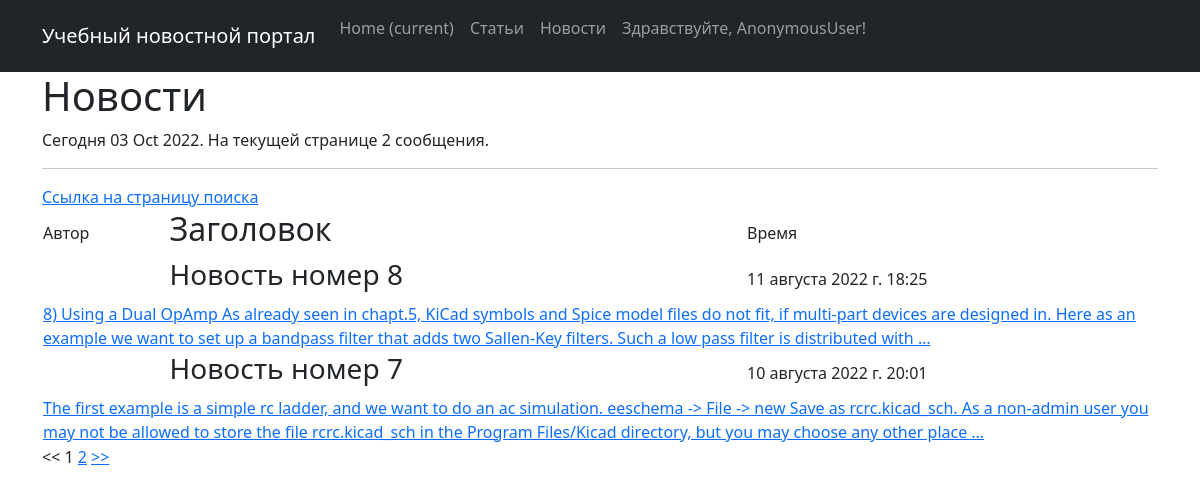
The page /news/ on the database as committed earlier.
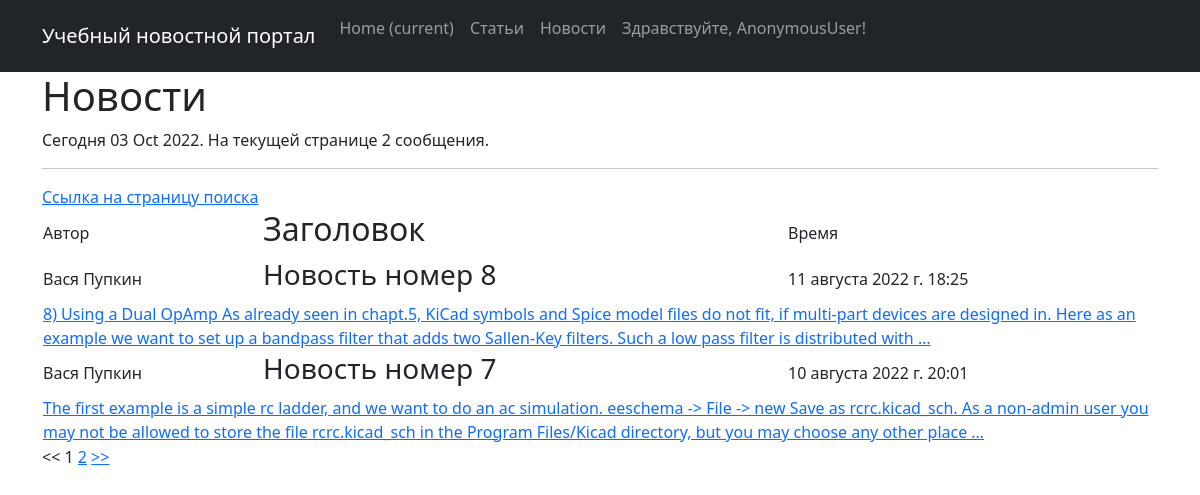
The same page on the database as committed later.
### NewsPortal/models.py (models this page shows, shortened)
class Post(models.Model):
    article = "AR"
    news = "NS"
    POST_TYPE = [(article, 'Статья'), (news, 'Новость')]
    post_author = models.ForeignKey(Author, on_delete=models.PROTECT, verbose_name="Автор")
    type = models.CharField(max_length=2, choices=POST_TYPE, blank=False)#, default=article
    time_of_creation = models.DateTimeField(auto_now_add=True, verbose_name="Время создания")
    category = models.ManyToManyField(Category, through="PostCategory", verbose_name="Категория")
    header = models.CharField(max_length=255, verbose_name="Название")  # TODO,
    text = models.TextField(verbose_name="Текст")  # TODO
    rating = models.IntegerField(default=0, verbose_name="Рейтинг")

class Author(models.Model):
    author_user = models.OneToOneField(User, on_delete=models.CASCADE, primary_key=True)# verbose_name="Автор"
    rating = models.IntegerField(default=0)
    def __str__(self):      # Не забываем добавлять,
        fullname = str(self.author_user.first_name) + ' ' + str(self.author_user.last_name)
        return fullname

### NewsPortal/views.py (the view)
# urls.py: path('', PostList.as_view()),
class PostList(ListView):
    model = Post
    ordering = '-time_of_creation'  # Поле для сортировки объектов, "-blabla" - обратный отсчёт
    template_name = 'posts.html'
    context_object_name = 'posts'  # Имя списка, через который обращаются ко всем объектам в html-шаблоне.
    paginate_by = 2
    def get_queryset(self):
        posttype = self.kwargs['posttype']
        queryset = super().get_queryset().filter(type=posttype)
        self.filterset = NewsFilter(self.request.GET, queryset)
        return self.filterset.qs
    def get_context_data(self, **kwargs):
        context = super().get_context_data(**kwargs)
        context['time_now'] = datetime.utcnow()
        context['path'] = self.request.path
        context['header'] = self.kwargs['header']  # .items()# .values() #
        context['filterset'] = self.filterset
        return context

### NewsPortal/templatetags/custom_filters.py (called while the page is built)
@register.filter()
def censor(value):
   ToBeCensored=('да', 'нет')
   for pattern in ToBeCensored:
      value = re.sub(pattern, '***', value)
   return value

### NewsPortal/templatetags/custom_tags.py (called while the page is built)
@register.simple_tag()
def current_time(format_string='%d %b %Y'):
   return datetime.utcnow().strftime(format_string)

@register.simple_tag(takes_context=True)
def url_replace(context, **kwargs):
   d = context['request'].GET.copy()
   for k, v in kwargs.items():
       d[k] = v
   return d.urlencode()

### templates/posts.html (shortened to what this page needs)
{% extends 'flatpages/default.html' %}
{% load custom_filters %}
{% load custom_tags %}
{% block content %}
    <h1>{{ header }}</h1>
    <p>Сегодня {% current_time '%d %b %Y' %}. На текущей странице {{ posts|length }} сообщения.</p>
    <hr>
{% block search %}
<a href="{{ path }}search/">Ссылка на страницу поиска</a>
{% endblock search %}
    {% if posts %}
        <table>
            <tr><td>Автор</td><td><h2>Заголовок</h2></td><td>Время   </td></tr>
            {% for item in posts %}
                <tr><td>{{item.post_author}}</td>
                    <td><h3>{{item.header|truncatechars:20|censor}}</h3></td>
                    <td>{{item.time_of_creation}}</td></tr>
                <tr><td colspan="3"><a href="{{ path }}{{item.id}}/">{{ item.text|truncatewords:50|censor }}</a></td></tr>
            {% endfor %}
        </table>
    {% else %}
        <h2>Статей нет!</h2>!
    {% endif %}
    {% if page_obj.has_previous %}
        <a href="?{% url_replace page=page_obj.previous_page_number %}">&lt;&lt;</a>
        <a href="?page=1">1</a>
        {% if page_obj.previous_page_number != 1 %}
           ...
           <a href="?{% url_replace page=page_obj.previous_page_number %}">{{ page_obj.previous_page_number }}</a>
        {% endif %}
    {% else %}
        &lt;&lt;
    {% endif %}
    {{ page_obj.number }}
    {% if page_obj.has_next %}
        <a href="?{% url_replace page=page_obj.next_page_number %}">{{ page_obj.next_page_number }}</a>
        <a href="?{% url_replace page=page_obj.next_page_number %}">&gt;&gt;</a>
    {% else %}
        &gt;&gt;
    {% endif %}
{% endblock content %}

Rows that differ between the two databases and show on the page:
changed Post "Новость номер 8": post_author (not shown) → "Вася Пупкин"
changed Post "Новость номер 7": post_author (not shown) → "Вася Пупкин"
